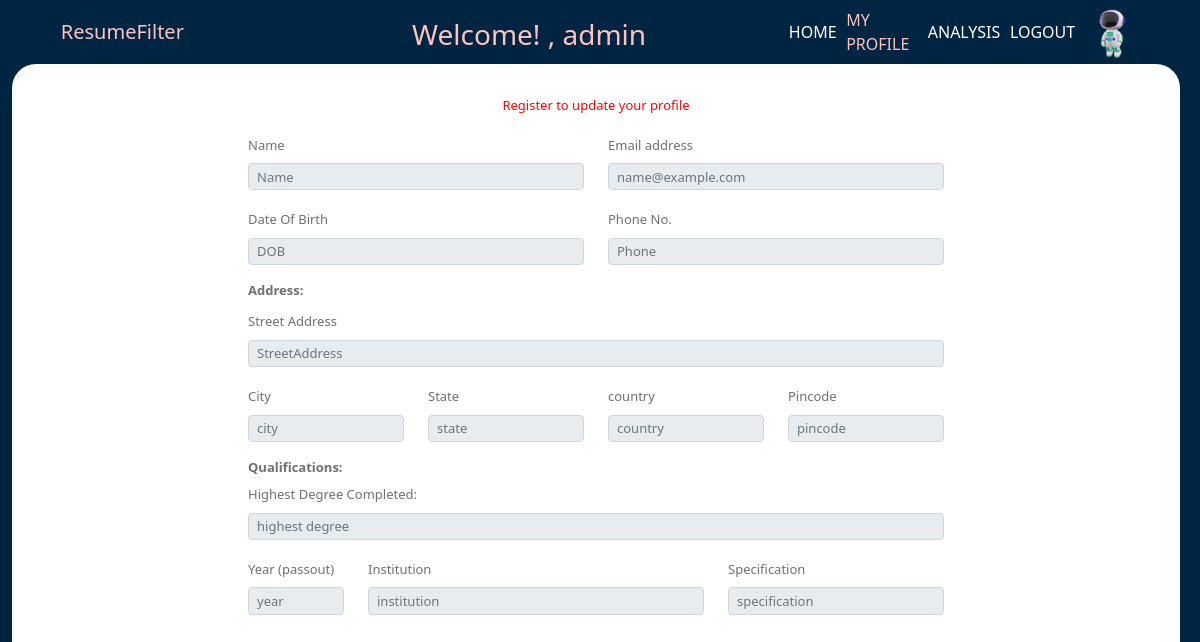
Before: /studentProfile (signed in) with the older database file.
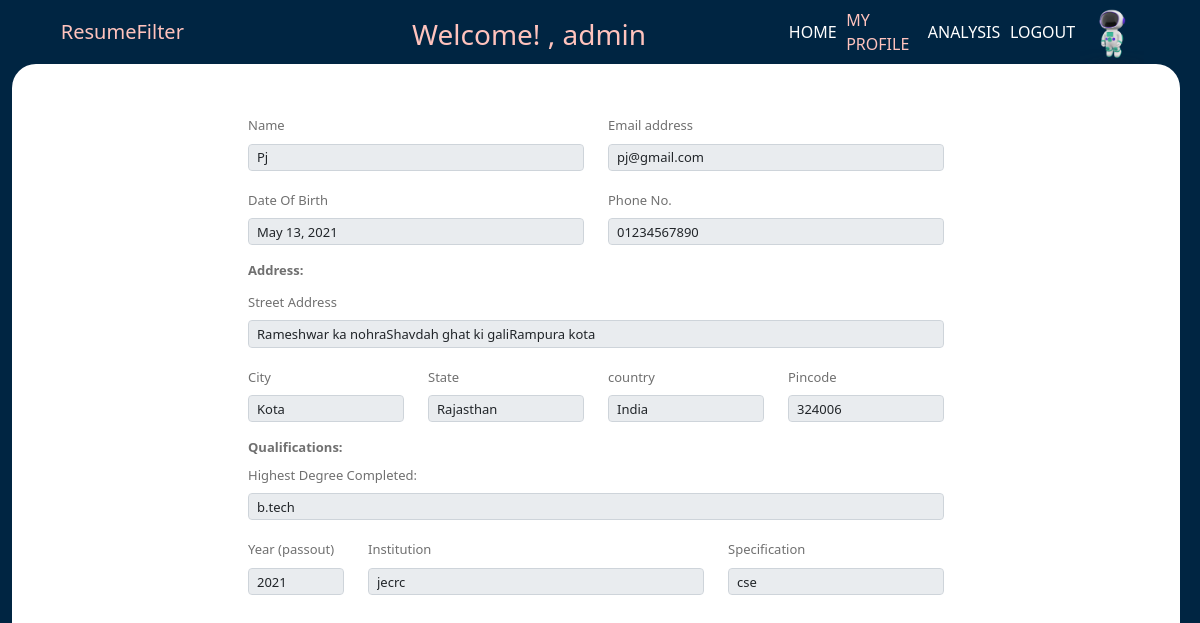
After: the same page with the newer database file.
### studentPortal/models.py (models this page shows)
class User_Profile(models.Model):
    user_id = models.ForeignKey(User, on_delete=CASCADE,default=1)
    name = models.CharField(max_length=40)
    email = models.EmailField()
    DOB = models.DateField()
    phone = models.CharField(max_length=11)
    StreetAddress = models.TextField()
    city = models.CharField(max_length=40)
    state = models.CharField(max_length=40)
    country = models.CharField(max_length=40)
    pincode = models.IntegerField()
    highestDegree = models.CharField(max_length=20)
    yearOfDegreeCompleted = models.IntegerField()
    institution = models.TextField()
    specification = models.TextField()

### studentPortal/views.py (the view)
# urls.py: path('studentProfile', views.studentProfile, name='index'),
def studentProfile(request):
    try:
        user_data = User_Profile.objects.get(user_id = request.user.id)
        return render(request, 'studentPortal/studentProfile.html', {'user_data': user_data})
    except ObjectDoesNotExist:
        return render(request, 'studentPortal/studentProfile.html', {'message' : "Register to update your profile"})

### templates/studentPortal/studentProfile.html (shortened to what the changed rows need)
<!DOCTYPE html> {% extends 'studentPortal/baseStudent.html' %} {% load static %}
{% block header_block %}
<link
  rel="stylesheet"
  href="{% static 'css/studentPortal/studentRegistration.css' %}"
/>
{% endblock %} {% block body_block %}
<div class="container-fluid register-block">
  <form class="row needs-validation" novalidate >
  <div class= "message mb-3 col-12">
    {{ message }}
  </div>
  <div class="mb-3 col-6">
      <label for="NmaeInput" class="form-label">Name</label>
      <input type = "text" class="form-control" id="NmaeInput" placeholder="Name" name="name" value= "{{user_data.name}}" disabled ></input>
    </div>
    <div class="mb-3 col-6">
      <label for="EmailAddressInput" class="form-label">Email address</label>
      <input
        type="email"
        class="form-control"
        id="EmailAddressInput"
        placeholder="name@example.com"
        name="email"
        value= "{{user_data.email}}" disabled
      />
    </div>
    <div class="mb-3 col-6">
      <label for="BirthdayInput" class="form-label">Date Of Birth</label>
      <input type="text" id="BirthdayInput" class="form-control" name="DOB" placeholder="DOB"
        value= "{{user_data.DOB}}" disabled >
    </div>
    <div class="mb-3 col-6">
      <label for="PhoneInput" class="form-label">Phone No. </label>
      <input type="text" id="PhoneInput" class="form-control" name="phone" placeholder="Phone"
        value= "{{user_data.phone}}" disabled >
    </div>
    <label for="Adrress" class="form-label"><b>Address:</b></label>
    <div class="mb-3 col-12">
          <label for="StreetAddressInput" class="form-label">Street Address</label>
          <input type="text" id="StreetAddressInput" class="form-control" name="StreetAddress" placeholder="StreetAddress"
            value= "{{user_data.StreetAddress}}" disabled >
    </div>
        <div class="mb-3 col-3">
          <label for="cityInput" class="form-label">City</label>
          <input type="text" id="cityInput" class="form-control" name="city" placeholder="city"
            value= "{{user_data.city}}" disabled>
        </div>
        <div class="mb-3 col-3">
          <label for="stateInput" class="form-label">State</label>
          <input type="text" id="stateInput" class="form-control" name="state" placeholder="state"
            value= "{{user_data.state}}" disabled>
        </div>
        <div class="mb-3 col-3">
          <label for="countryInput" class="form-label">country</label>
          <input type="text" id="countryInput" class="form-control" name="country" placeholder="country"
            value= "{{user_data.country}}" disabled>
        </div>
        <div class="mb-3 col-3">
          <label for="pincodeInput" class="form-label">Pincode</label>
          <input type="text" id="pincodeInput" class="form-control" name="pincode" placeholder="pincode"
            value= "{{user_data.pincode}}" disabled>
        </div>
    <label for="qualifications" class="form-label"><b>Qualifications:</b> </label>
    <label for="highestDegreeCompleted" class="form-label">Highest Degree Completed: </label>
    <div class="mb-3 col-12">
        <input
          class="form-control"
          type="text"
          name="highestDegree"
          id="bachelors"
          placeholder="highest degree"
          value= "{{user_data.highestDegree}}" disabled
        />
    </div>
    <div class="mb-3 col-2">
      <label for="yearOfDegreeCompletedInput" class="form-label">Year (passout)</label>
          <input type="text" id="yearOfDegreeCompletedInput" class="form-control" name="yearOfDegreeCompleted" placeholder="year"
            value= "{{user_data.yearOfDegreeCompleted}}" disabled>
    </div>
    <div class="mb-3 col-6">
      <label for="institutionInput" class="form-label">Institution </label>
          <input type="text" id="institutionInput" class="form-control" name="institution" placeholder="institution"
            value= "{{user_data.institution}}" disabled>
    </div>
    <div class="mb-3 col-4">
      <label for="specificationInput" class="form-label">Specification </label>
          <input type="text" id="specificationInput" class="form-control" name="specification" placeholder="specification"
            value= "{{user_data.specification}}" disabled>
    </div>
  </form>
</div>
{% endblock %}

Changed rows visible on the page:
added User_Profile: name "Pj", email "pj@gmail.com", DOB "May 13, 2021", phone "01234567890", StreetAddress "Rameshwar ka nohraShavdah ghat ki galiRampura kota", city "Kota", state "Rajasthan", country "India", pincode "324006", highestDegree "b.tech", yearOfDegreeCompleted "2021", institution "jecrc", specification "cse"
Other visible differences:
{{ message }}: "Register to update your profile" → (not shown)
